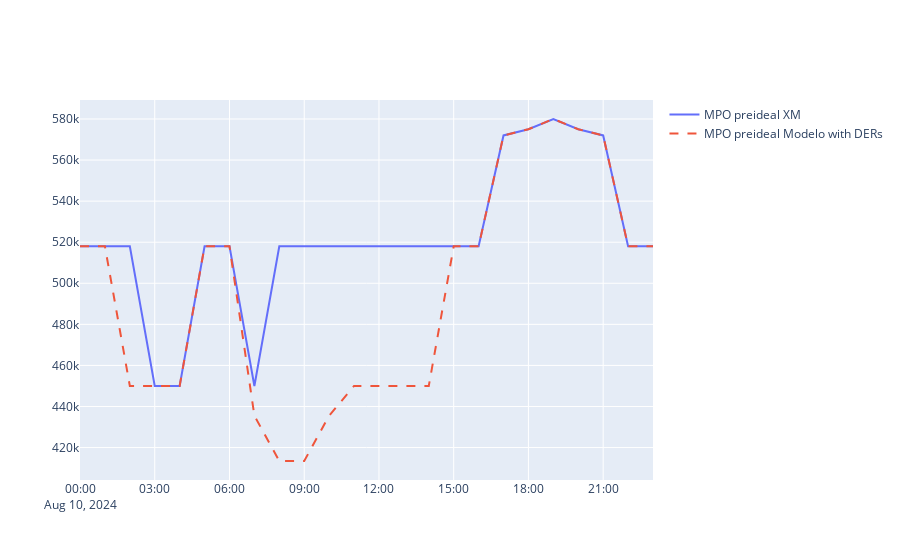

Notebook source saved alongside this figure:
### Code cell
fig = go.Figure()
fig.add_trace(
    go.Scatter(
        x=MPO_CHART.index,
        y=MPO_CHART["MPO"],
        mode="lines",
        name=f"MPO {str(config.dispatch_type.value).replace('bess_','')} XM",
        
    )
)
fig.add_trace(
    go.Scatter(
        x=list(MPO.keys()),
        y=list(MPO.values()),
        mode="lines",
        name=f"MPO {config.dispatch_type.value} Modelo with DERs",
        line={"dash": "dash"},
    )
)
